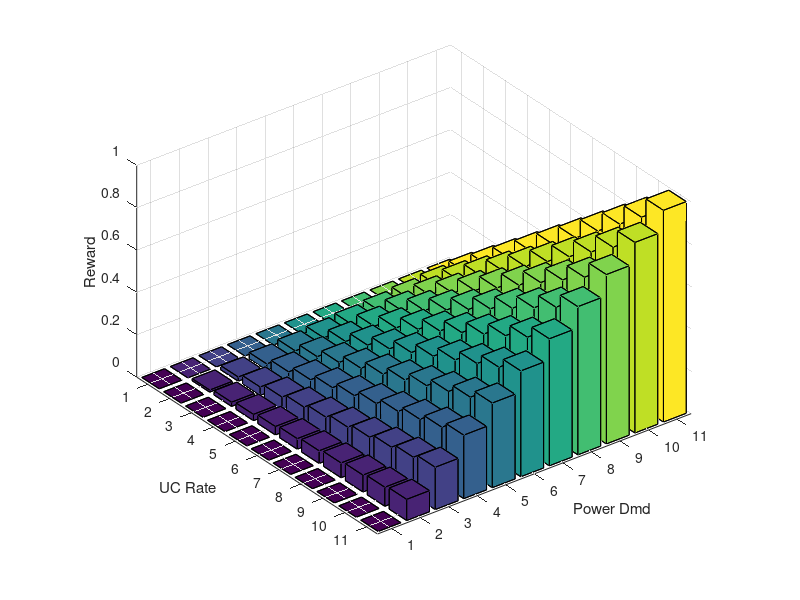

Write the MATLAB code that produced this figure.
x = linspace(0, 1, 11); % Power Dmd (weight)
y = linspace(0, 1, 11); % UC Rate

[X, Y] = meshgrid(x, y);

F = X .* Y;
%F = (X .* 0.2) .^ (Y .* 0.3);

% surf(X, Y, F);
bar3(F);
xlabel('Power Dmd');
ylabel('UC Rate');
zlabel('Reward');